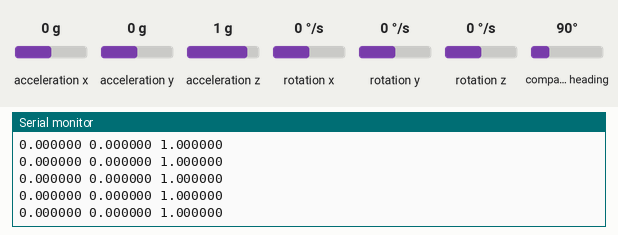
Recording of a sketch running on a simulated ESP32. Parts: the last lines printed to the serial monitor. The inputs (shaded band) are chosen by the test bench; at power-on: acceleration x 0 g, acceleration y 0 g, acceleration z 1 g, rotation x 0 °/s, rotation y 0 °/s, rotation z 0 °/s, compass heading 90°. Nothing arrives over Bluetooth unless stated; a phone connects over Bluetooth LE 3 s after start.

Above: at 2.2 s.
2.3 s: acceleration x set to -1.4 g
At 3.3 s:
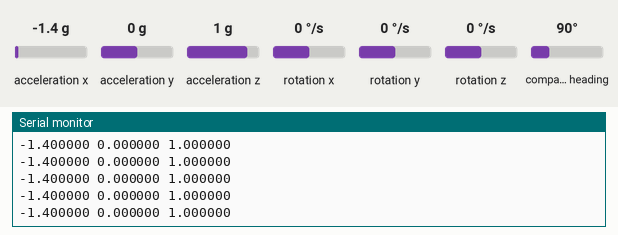
5.3 s: acceleration y set to -1.4 g
At 6.2 s:
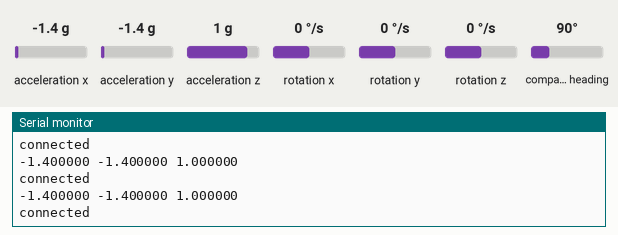
6.8 s: acceleration z set to -1.4 g
At 7.6 s:
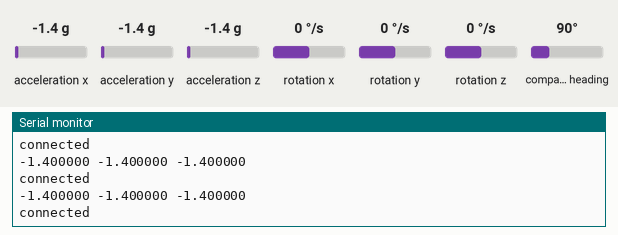

The sketch:

Firmware.ino
```cpp
#include <BLEDevice.h>
#include <BLEServer.h>
#include <BLEUtils.h>
#include <BLE2902.h>
#include <MPU9250.h>

#define ACCEL_SERVICE_UUID        "4fafc201-1fb5-459e-8fcc-c5c9c331914b"
#define GYRO_SERVICE_UUID         "4fafc202-1fb5-459e-8fcc-c5c9c331914b"
#define MAGNETO_SERVICE_UUID      "4fafc203-1fb5-459e-8fcc-c5c9c331914b"

#define ACCEL_CHARACTERISTIC_UUID "ffffffff-36e4-4688-b7f5-ea07361b26a8"
#define GYRO_CHARACTERISTIC_UUID "ffffffff-36d3-4688-b7f5-ea07361b26a8"
#define MAGNETO_CHARACTERISTIC_UUID "ffffffff-36d2-4688-b7f5-ea07361b26a8"

BLEServer* pServer = NULL;
BLECharacteristic* accelCharacteristic = NULL;
BLECharacteristic* gyroCharacteristic = NULL;
BLECharacteristic* magnetoCharacteristic = NULL;
bool deviceConnected = false;
bool oldDeviceConnected = false;
uint32_t value = 0;
MPU9250 mpu;
float aX, aY, aZ;
float gX, gY, gZ;
float mX, mY, mZ;

// See the following for generating UUIDs:
// https://www.uuidgenerator.net/


class MyServerCallbacks: public BLEServerCallbacks {
    void onConnect(BLEServer* pServer) {
      deviceConnected = true;
    };

    void onDisconnect(BLEServer* pServer) {
      deviceConnected = false;
    }
};


void setup() {
  Serial.begin(115200);
  Wire.begin();
  delay(1000);
  mpu.setup(0x69);

  // Create the BLE Device
  BLEDevice::init("Movuino ESP32");

  // Create the BLE Server
  pServer = BLEDevice::createServer();
  pServer->setCallbacks(new MyServerCallbacks());

  // Create the BLE Service
  BLEService *accelService = pServer->createService(ACCEL_SERVICE_UUID);
  BLEService *gyroService = pServer->createService(GYRO_SERVICE_UUID);
  BLEService *magnetoService = pServer->createService(MAGNETO_SERVICE_UUID);

  accelCharacteristic = accelService->createCharacteristic(
                  ACCEL_CHARACTERISTIC_UUID,
                  BLECharacteristic::PROPERTY_READ   |
                  BLECharacteristic::PROPERTY_WRITE  |
                  BLECharacteristic::PROPERTY_NOTIFY |
                  BLECharacteristic::PROPERTY_INDICATE
                );

  gyroCharacteristic = gyroService->createCharacteristic(
                GYRO_CHARACTERISTIC_UUID,
                BLECharacteristic::PROPERTY_READ   |
                BLECharacteristic::PROPERTY_WRITE  |
                BLECharacteristic::PROPERTY_NOTIFY |
                BLECharacteristic::PROPERTY_INDICATE
              );
  magnetoCharacteristic = magnetoService->createCharacteristic(
              MAGNETO_CHARACTERISTIC_UUID,
              BLECharacteristic::PROPERTY_READ   |
              BLECharacteristic::PROPERTY_WRITE  |
              BLECharacteristic::PROPERTY_NOTIFY |
              BLECharacteristic::PROPERTY_INDICATE
            );

  accelCharacteristic->addDescriptor(new BLE2902());
  gyroCharacteristic->addDescriptor(new BLE2902());
  magnetoCharacteristic->addDescriptor(new BLE2902());

  // Start the service
  accelService->start();
  gyroService->start();
  magnetoService->start();

  // Start advertising
  BLEAdvertising *pAdvertising = BLEDevice::getAdvertising();
  pAdvertising->addServiceUUID(ACCEL_SERVICE_UUID);
  pAdvertising->addServiceUUID(GYRO_SERVICE_UUID);
  pAdvertising->addServiceUUID(MAGNETO_SERVICE_UUID);
  pAdvertising->setScanResponse(true);
  // pAdvertising->setMinPreferred(0x0);  // set value to 0x00 to not advertise this parameter
  BLEDevice::startAdvertising();
  Serial.println("Waiting a client connection to notify...");
}

uint8_t accel_tab[12];
uint8_t gyro_tab[12];
uint8_t magneto_tab[12];

void loop() {
    // notify changed value
    mpu.update();

    // getAcc and getGyro are aparently reversed
    gX = mpu.getAccX();
    gY = mpu.getAccY();
    gZ = mpu.getAccZ();

    aX = mpu.getGyroX();
    aY = mpu.getGyroY();
    aZ = mpu.getGyroZ();

    mX = mpu.getMagX();
    mY = mpu.getMagY();
    mZ = mpu.getMagZ();

    Serial.printf("%f %f %f\n", gX, gY, gZ);
    accel_tab[0] = ((uint8_t*)&aX)[0];
    accel_tab[1] = ((uint8_t*)&aX)[1];
    accel_tab[2] = ((uint8_t*)&aX)[2];
    accel_tab[3] = ((uint8_t*)&aX)[3];
    accel_tab[4] = ((uint8_t*)&aY)[0];
    accel_tab[5] = ((uint8_t*)&aY)[1];
    accel_tab[6] = ((uint8_t*)&aY)[2];
    accel_tab[7] = ((uint8_t*)&aY)[3];
    accel_tab[8] = ((uint8_t*)&aZ)[0];
    accel_tab[9] = ((uint8_t*)&aZ)[1];
    accel_tab[10] = ((uint8_t*)&aZ)[2];
    accel_tab[11] = ((uint8_t*)&aZ)[3];

    gyro_tab[0] = ((uint8_t*)&gX)[0];
    gyro_tab[1] = ((uint8_t*)&gX)[1];
    gyro_tab[2] = ((uint8_t*)&gX)[2];
    gyro_tab[3] = ((uint8_t*)&gX)[3];
    gyro_tab[4] = ((uint8_t*)&gY)[0];
    gyro_tab[5] = ((uint8_t*)&gY)[1];
    gyro_tab[6] = ((uint8_t*)&gY)[2];
    gyro_tab[7] = ((uint8_t*)&gY)[3];
    gyro_tab[8] = ((uint8_t*)&gZ)[0];
    gyro_tab[9] = ((uint8_t*)&gZ)[1];
    gyro_tab[10] = ((uint8_t*)&gZ)[2];
    gyro_tab[11] = ((uint8_t*)&gZ)[3];

    magneto_tab[0] = ((uint8_t*)&mX)[0];
    magneto_tab[1] = ((uint8_t*)&mX)[1];
    magneto_tab[2] = ((uint8_t*)&mX)[2];
    magneto_tab[3] = ((uint8_t*)&mX)[3];
    magneto_tab[4] = ((uint8_t*)&mY)[0];
    magneto_tab[5] = ((uint8_t*)&mY)[1];
    magneto_tab[6] = ((uint8_t*)&mY)[2];
    magneto_tab[7] = ((uint8_t*)&mY)[3];
    magneto_tab[8] = ((uint8_t*)&mZ)[0];
    magneto_tab[9] = ((uint8_t*)&mZ)[1];
    magneto_tab[10] = ((uint8_t*)&mZ)[2];
    magneto_tab[11] = ((uint8_t*)&mZ)[3];

    if (deviceConnected) {
      Serial.println("connected");
        accelCharacteristic->setValue(accel_tab, sizeof(accel_tab));
        accelCharacteristic->notify();
        gyroCharacteristic->setValue(gyro_tab, sizeof(gyro_tab));
        gyroCharacteristic->notify();
        magnetoCharacteristic->setValue(magneto_tab, sizeof(magneto_tab));
        magnetoCharacteristic->notify();
    }
    // disconnecting
    if (!deviceConnected && oldDeviceConnected) {
        delay(500); // give the bluetooth stack the chance to get things ready
        pServer->startAdvertising(); // restart advertising
        Serial.println("start advertising");
        oldDeviceConnected = deviceConnected;
        deviceConnected = false;
    }
    // connecting
    if (deviceConnected && !oldDeviceConnected) {
        // do stuff here on connecting
        oldDeviceConnected = deviceConnected;
    }
    delay(25);
}
```

Measured:
- after the input at 2.3 s, the serial monitor: prints a new line at once (image 1)
- after the input at 5.3 s, the serial monitor: prints a new line at once (image 2)
- after the input at 6.8 s, the serial monitor: prints a new line at once (image 3)
